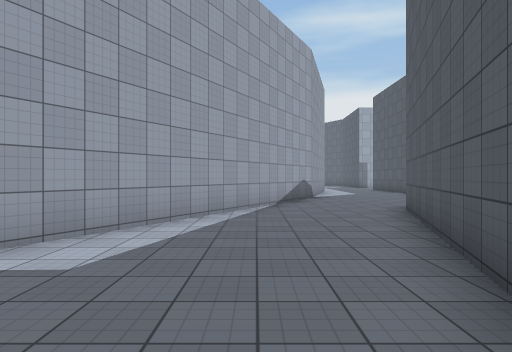
[1] (above)

18 first-person views from a walk through a 3-D level made in the Unity game engine. The camera is 1.5 m above the floor, looks level and sees 75° across. Doors are open. The floor is counted in squares, 2 m on a side. Each view is taken from the middle of a square. On the plan, view 1 faces up. The plan holds only what a view shows up to about 11 squares ahead; the rest is blank. The place goes on beyond the plan. The player character is not drawn. Surface patterns are stand-ins for the level's own textures.

[2]
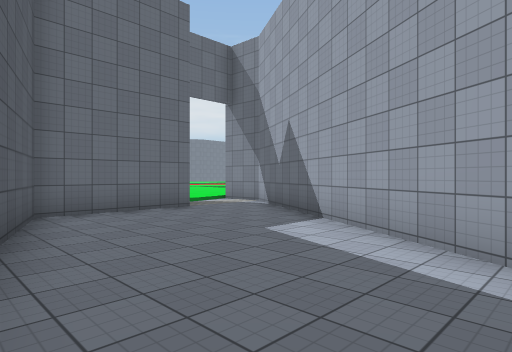

[3]
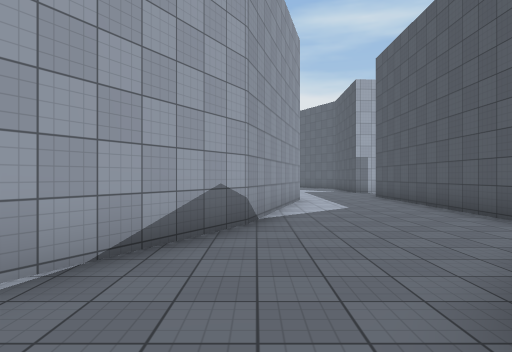

[4]
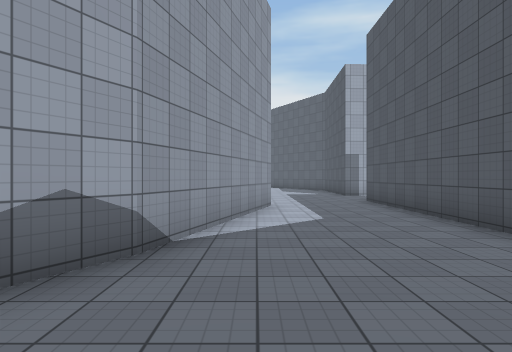

[5]
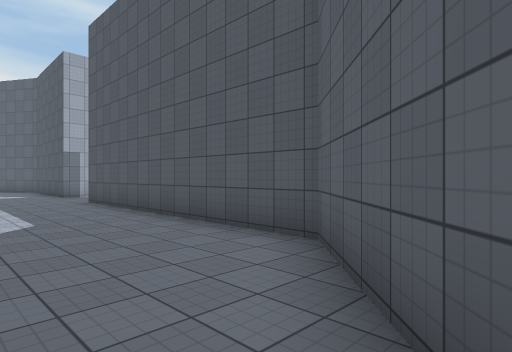

[6]
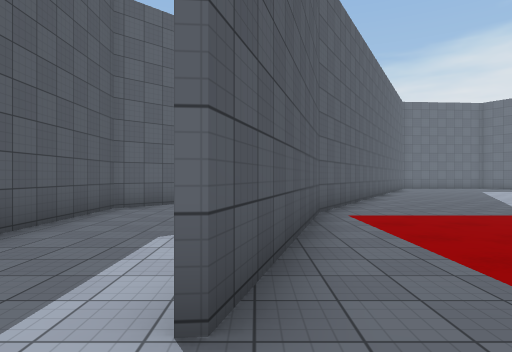

[7]
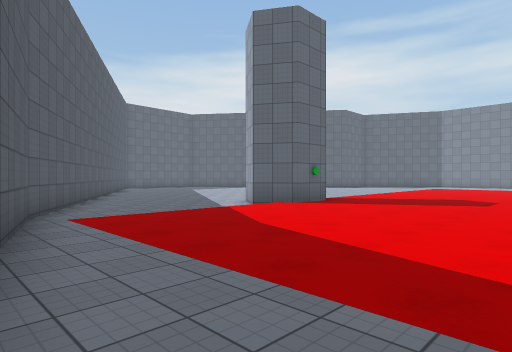

[8]
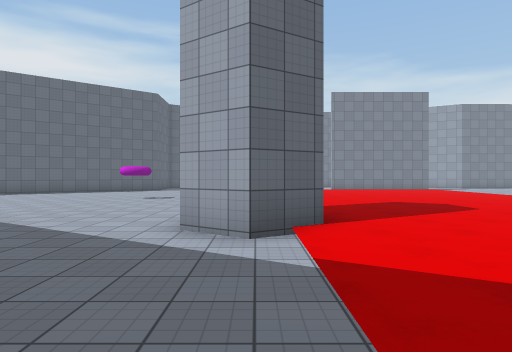

[9]
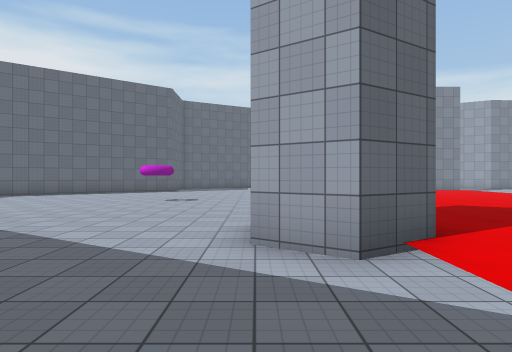

[10]
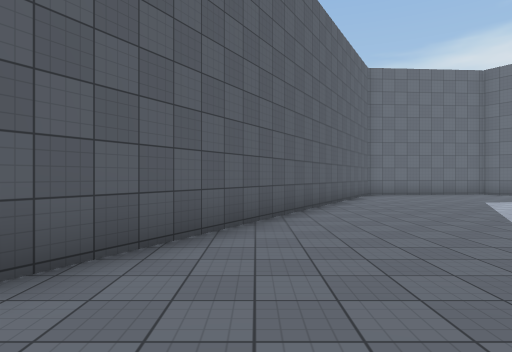

[11]
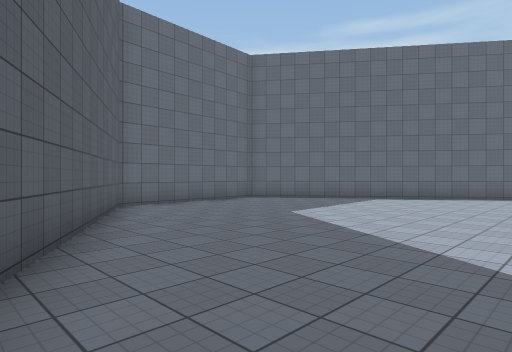

[12]
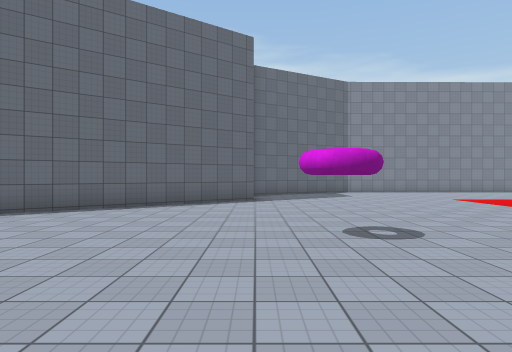

[13]
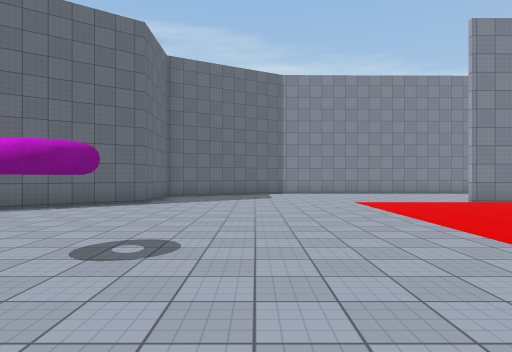

[14]
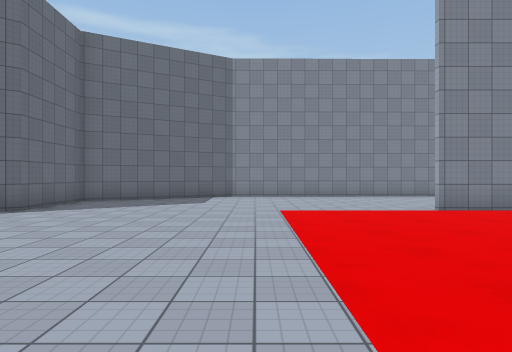

[15]
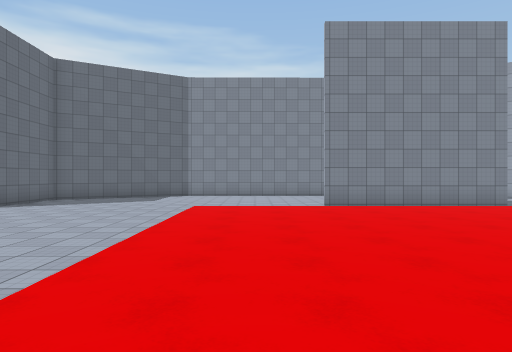

[16]
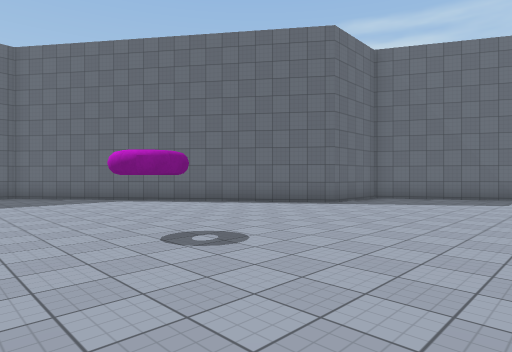

[17]
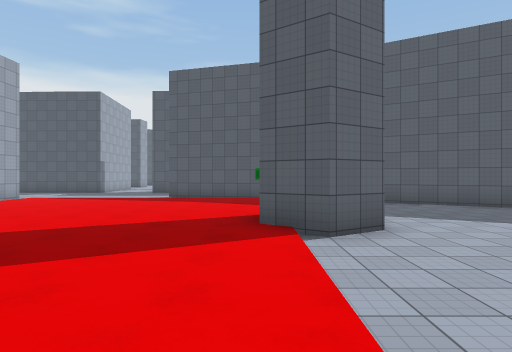

[18]
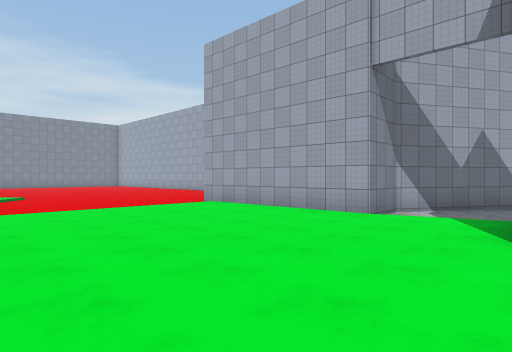

### Floor plan
Key: @ floor where view 1 was taken; # wall or solid block; . main floor; : floor 0.25 m higher than the main floor; / step, stairs or slope; D open door.
Columns run from 20 left of view 1 to 7 right of it. Each row starts with its distance up from view 1.
 18     #:::::::::: :::::: ...D
 17 ... #:::::::::::::::::.....#
 16 ....#:::::::::::::::::.#...#
 15 .....:::::::::::::::::.#...#
 14 .....:::::::::::::::::##...#
 13 .....:::::::::::#:::::#....#
 12 ...............###....#....#
 11 ................#....##....#
 10 .....................#....##
  9 #...................##...##
  8 #.........#.........#...##
  7 ####...............##...#
  6    ##.............##...##
  5     ##............#....#
  4      ##..........##....#
  3       ##.........#....##
  2        ##.......##....#
  1         #.......#.....#
  0         ##.....##...@##
 -1          #....#DDD####
 -2          ######DDD#
 -3         ..////::::
 -4        .../:::::::
 -5       ..../::::::::
 -6      ...../::::::::
 -7      /..../::::::::
 -8         ../:::::::
 -9               ::: :

Where each view was taken, in squares from view 1:
view 1: 0 up, 0 right, facing up
view 2: 6 up, 2 right, facing down-left
view 3: 6 up, 2 right, facing up
view 4: 8 up, 3 right, facing up
view 5: 8 up, 3 right, facing up-right
view 6: 18 up, 3 right, facing down
view 7: 18 up, 3 right, facing down-left
view 8: 12 up, 1 right, facing left
view 9: 11 up, 0 right, facing left
view 10: 12 up, 1 left, facing down
view 11: 7 up, 2 left, facing down-left
view 12: 7 up, 6 left, facing left
view 13: 10 up, 7 left, facing left
view 14: 12 up, 9 left, facing left
view 15: 14 up, 7 left, facing left
view 16: 12 up, 8 left, facing down-left
view 17: 13 up, 10 left, facing right
view 18: 9 down, 2 left, facing up-left
